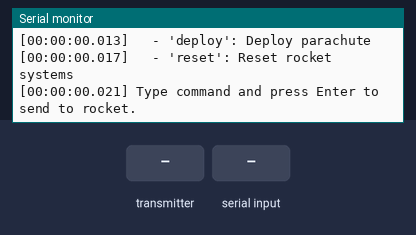
The program below on a simulated ESP32-S3. Parts: the last lines printed to the serial monitor. The inputs (shaded band) are chosen by the test bench.

Above: at 1.2 s.
1.3 s: the transmitter starts sending payload = 0
At 1.62 s:
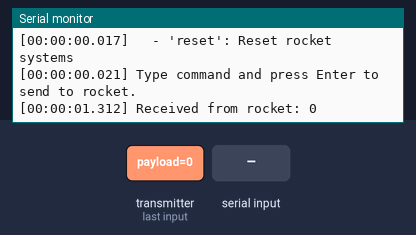
3.3 s: "1\n" received over Serial
At 3.61 s:
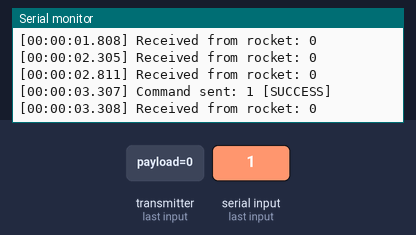
Timing chart, 0 to 6.3 s (numbered marks = the images above; inputs shaded):
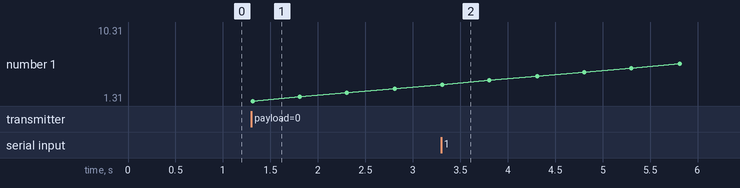

The program:

main.cpp
```cpp
#include <Arduino.h>
#include <esp_now.h>
#include <WiFi.h>

// ====== COMMUNICATION CONSTANTS ======
#define MESSAGE_PAYLOAD_SIZE 100
#define SERIAL_BAUD_RATE 115200

// ====== MAC ADDRESS DEFINITIONS ======
uint8_t ROCKET_MAC_ADDRESS[6] = {0x34, 0xcd, 0xb0, 0x06, 0x79, 0x60};
uint8_t BASE_STATION_MAC_ADDRESS[6] = {0xDC, 0xDA, 0x0C, 0x64, 0x16, 0x60};

// ====== DATA STRUCTURES ======
typedef struct {
    char payload[MESSAGE_PAYLOAD_SIZE];
} message_t;

// ====== GLOBAL VARIABLES ======
volatile bool g_messageReceived = false;
message_t g_incomingMessage;
message_t g_outgoingMessage;

// ====== UTILITY FUNCTIONS ======

/**
 * Print timestamp in format [HH:MM:SS.mmm]
 */
void printTimestamp() {
    unsigned long ms = millis();
    int hours = (ms / 3600000) % 24;
    int minutes = (ms / 60000) % 60;
    int seconds = (ms / 1000) % 60;
    int milliseconds = ms % 1000;

    Serial.printf("[%02d:%02d:%02d.%03d] ", hours, minutes, seconds, milliseconds);
}

/**
 * Print timestamped message
 * @param message The message to print with timestamp
 */
void printTimestampedMessage(const char* message) {
    printTimestamp();
    Serial.println(message);
}

// ====== ESP-NOW CALLBACK FUNCTIONS ======

/**
 * Callback function executed when data is received via ESP-NOW
 * @param mac MAC address of sender
 * @param data Received data buffer
 * @param len Length of received data
 */
void onDataReceived(const uint8_t *mac, const uint8_t *data, int len) {
    // Ensure we don't exceed buffer limits
    char buffer[ESP_NOW_MAX_DATA_LEN + 1];
    int messageLength = min(ESP_NOW_MAX_DATA_LEN, len);
    strncpy(buffer, (const char *)data, messageLength);

    // Null terminate the string
    buffer[messageLength] = '\0';

    // Copy to global message structure
    memcpy(&g_incomingMessage, buffer, sizeof(g_incomingMessage));

    // Set flag to process message in main loop
    g_messageReceived = true;
}

// ====== INITIALIZATION FUNCTIONS ======

/**
 * Initialize ESP-NOW communication
 * @return true if successful, false otherwise
 */
bool initializeESPNow() {
    printTimestampedMessage("Initializing ESP-NOW...");

    // Set WiFi mode and disconnect from any networks
    WiFi.mode(WIFI_STA);
    WiFi.disconnect();

    // Initialize ESP-NOW
    if (esp_now_init() != ESP_OK) {
        printTimestampedMessage("ERROR: ESP-NOW initialization failed!");
        return false;
    }

    // Register receive callback
    esp_now_register_recv_cb(onDataReceived);

    // Add rocket as peer
    esp_now_peer_info_t peerInfo = {};
    memcpy(peerInfo.peer_addr, ROCKET_MAC_ADDRESS, 6);
    peerInfo.channel = 0;
    peerInfo.encrypt = false;

    if (esp_now_add_peer(&peerInfo) != ESP_OK) {
        printTimestampedMessage("ERROR: Failed to add rocket as peer!");
        return false;
    }

    printTimestampedMessage("ESP-NOW initialized successfully");
    return true;
}

// ====== COMMUNICATION FUNCTIONS ======

/**
 * Send command to rocket
 * @param command Command string to send
 */
void sendCommandToRocket(const String& command) {
    // Copy command to outgoing message structure
    command.toCharArray(g_outgoingMessage.payload, sizeof(g_outgoingMessage.payload));

    // Send message via ESP-NOW
    esp_err_t result = esp_now_send(ROCKET_MAC_ADDRESS, (uint8_t*)&g_outgoingMessage, sizeof(g_outgoingMessage));

    printTimestamp();
    Serial.print("Command sent: ");
    Serial.print(g_outgoingMessage.payload);
    Serial.println(result == ESP_OK ? " [SUCCESS]" : " [FAILED]");
}

/**
 * Process received message from rocket
 */
void processReceivedMessage() {
    printTimestamp();
    Serial.print("Received from rocket: ");
    Serial.println(g_incomingMessage.payload);

    // Reset the flag
    g_messageReceived = false;
}

/**
 * Handle user input from serial console
 */
void handleSerialInput() {
    if (Serial.available()) {
        String input = Serial.readStringUntil('\n');
        input.trim();  // Remove whitespace and newlines

        if (input.length() > 0) {
            sendCommandToRocket(input);
        }
    }
}

// ====== MAIN PROGRAM ======

void setup() {
    // Initialize serial communication
    Serial.begin(SERIAL_BAUD_RATE);
    while (!Serial) {
        delay(10); // Wait for serial port to connect
    }

    printTimestampedMessage("=== ROCKET BASE STATION INITIALIZED ===");

    // Initialize ESP-NOW communication
    if (!initializeESPNow()) {
        printTimestampedMessage("FATAL ERROR: ESP-NOW initialization failed!");
        while (1) {
            delay(1000); // Halt execution
        }
    }

    // Print usage instructions
    Serial.println();
    printTimestampedMessage("Base station ready!");
    printTimestampedMessage("Available commands:");
    printTimestampedMessage("  - 'deploy': Deploy parachute");
    printTimestampedMessage("  - 'reset': Reset rocket systems");
    printTimestampedMessage("Type command and press Enter to send to rocket.");
    Serial.println();
}

void loop() {
    // Handle incoming serial commands
    handleSerialInput();

    // Process any received messages from rocket
    if (g_messageReceived) {
        processReceivedMessage();
    }

    // Small delay to prevent overwhelming the system
    delay(10);

}
```

Measured:
- after the input at 1.3 s, the serial monitor: prints a new line at once (image 1)
- after the input at 3.3 s, the serial monitor: prints a new line at once (image 2)
- plotted number 1: 2.81 → 10.31 after the input at 3.3 s
